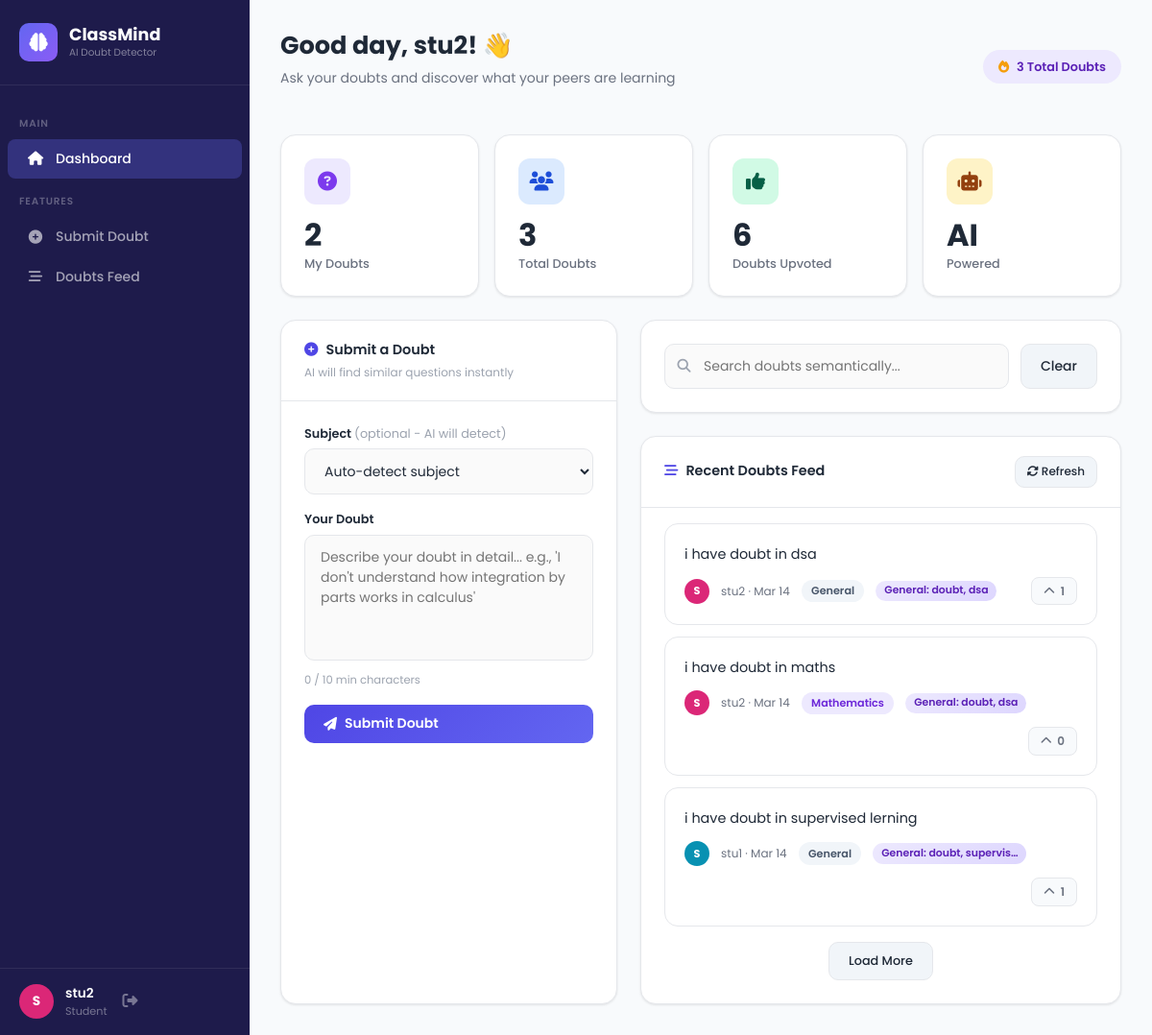
The app's page /student/ (signed in) with its own data.
### core/models.py (models this page shows, shortened)
class User(AbstractUser):
    ROLE_CHOICES = [('student', 'Student'), ('teacher', 'Teacher')]
    role = models.CharField(max_length=10, choices=ROLE_CHOICES, default='student')
    avatar_color = models.CharField(max_length=7, default='#4F46E5')
    def is_student(self):
        return self.role == 'student'

class Doubt(models.Model):
    text = models.TextField()
    student = models.ForeignKey(User, on_delete=models.CASCADE, related_name='doubts')
    timestamp = models.DateTimeField(auto_now_add=True)
    cluster_id = models.IntegerField(null=True, blank=True)
    cluster_label = models.CharField(max_length=200, blank=True)
    subject = models.CharField(max_length=100, blank=True)
    upvotes = models.IntegerField(default=0)
    class Meta:
        ordering = ['-timestamp']

### core/views.py (the view)
# urls.py: path('student/', views.student_dashboard, name='student_dashboard'),
@login_required
def student_dashboard(request):
    if not request.user.is_student():
        return redirect('teacher_dashboard')
    doubts = Doubt.objects.select_related('student').all()
    my_doubts = doubts.filter(student=request.user)
    recent_doubts = doubts[:10]
    voted_ids = list(Vote.objects.filter(
        student=request.user
    ).values_list('doubt_id', flat=True))
    context = {
        'my_doubts': my_doubts,
        'recent_doubts': recent_doubts,
        'total_doubts': doubts.count(),
        'my_count': my_doubts.count(),
        'voted_ids': json.dumps(voted_ids),
    }
    return render(request, 'core/student_dashboard.html', context)

### templates/core/student_dashboard.html (shortened to what this page needs)
{% extends 'core/base.html' %}
{% block nav_student %}active{% endblock %}
{% block content %}
<div class="page-header">
    <div style="display:flex;align-items:center;justify-content:space-between;flex-wrap:wrap;gap:1rem">
        <div>
            <h1 class="page-title">Good day, {{ user.username }}! 👋</h1>
            <p class="page-subtitle">Ask your doubts and discover what your peers are learning</p>
        </div>
        <div style="display:flex;align-items:center;gap:0.75rem">
            <div style="background:#ede9fe;color:#5b21b6;padding:0.5rem 1rem;border-radius:20px;font-size:0.8rem;font-weight:600">
                <i class="fas fa-fire" style="color:#f59e0b;margin-right:0.3rem"></i>
                {{ total_doubts }} Total Doubts
            </div>
        </div>
    </div>
</div>
<div class="row g-3 mb-4">
    <div class="col-6 col-md-3">
        <div class="stat-card">
            <div class="stat-icon" style="background:#ede9fe"><i class="fas fa-question-circle" style="color:#7c3aed"></i></div>
            <div class="stat-number">{{ my_count }}</div>
            <div class="stat-label">My Doubts</div>
        </div>
    </div>
    <div class="col-6 col-md-3">
        <div class="stat-card">
            <div class="stat-icon" style="background:#dbeafe"><i class="fas fa-users" style="color:#1d4ed8"></i></div>
            <div class="stat-number">{{ total_doubts }}</div>
            <div class="stat-label">Total Doubts</div>
        </div>
    </div>
    <div class="col-6 col-md-3">
        <div class="stat-card">
            <div class="stat-icon" style="background:#d1fae5"><i class="fas fa-thumbs-up" style="color:#065f46"></i></div>
            <div class="stat-number" id="myVoteCount">{{ voted_ids|length }}</div>
            <div class="stat-label">Doubts Upvoted</div>
        </div>
    </div>
    <div class="col-6 col-md-3">
        <div class="stat-card">
            <div class="stat-icon" style="background:#fef3c7"><i class="fas fa-robot" style="color:#92400e"></i></div>
            <div class="stat-number">AI</div>
            <div class="stat-label">Powered</div>
        </div>
    </div>
</div>
<div class="row g-4">
    <div class="col-lg-5" id="submit-section">
        <div class="card h-100">
            <div class="card-header-custom">
                <div>
                    <div class="card-title-sm"><i class="fas fa-plus-circle" style="color:#4f46e5;margin-right:0.5rem"></i>Submit a Doubt</div>
                    <div style="font-size:0.75rem;color:#9ca3af;margin-top:0.2rem">AI will find similar questions instantly</div>
                </div>
            </div>
            <div class="card-body-custom">
                <div class="form-group mb-3">
                    <label class="form-label">Subject <span style="color:#9ca3af;font-weight:400">(optional - AI will detect)</span></label>
                    <select class="form-input" id="subjectSelect" style="padding-left:1rem">
                        <option value="">Auto-detect subject</option>
                    </select>
                </div>
                <div class="form-group mb-3">
                    <label class="form-label">Your Doubt</label>
                    <textarea class="form-input" id="doubtText" rows="5" placeholder="Describe your doubt in detail... e.g., 'I don't understand how integration by parts works in calculus'"></textarea>
                    <div style="font-size:0.72rem;color:#9ca3af;margin-top:0.35rem" id="charCount">0 / 10 min characters</div>
                </div>
                <button class="btn-primary-custom w-100" id="submitBtn" onclick="submitDoubt()">
                    <i class="fas fa-paper-plane"></i> Submit Doubt
                </button>
            </div>
        </div>
    </div>
    <div class="col-lg-7" id="feed-section">
        <div class="card mb-4">
            <div class="card-body-custom">
                <div style="display:flex;gap:0.75rem">
                    <div style="position:relative;flex:1">
                        <i class="fas fa-search" style="position:absolute;left:0.85rem;top:50%;transform:translateY(-50%);color:#9ca3af;font-size:0.875rem"></i>
                        <input type="text" id="searchInput" class="form-input" placeholder="Search doubts semantically..." style="padding-left:2.5rem" oninput="debounceSearch()">
                    </div>
                    <button class="btn-secondary-custom" onclick="clearSearch()">Clear</button>
                </div>
            </div>
        </div>
        <div class="card">
            <div class="card-header-custom">
                <div class="card-title-sm"><i class="fas fa-stream" style="color:#4f46e5;margin-right:0.5rem"></i>Recent Doubts Feed</div>
                <button class="btn-secondary-custom" onclick="loadFeed(1)" style="font-size:0.75rem;padding:0.4rem 0.75rem">
                    <i class="fas fa-sync-alt"></i> Refresh
                </button>
            </div>
            <div class="card-body-custom" style="padding-top:1rem">
                <div id="feedContainer">
                    {% for doubt in recent_doubts %}
                    <div class="doubt-card" id="doubt-{{ doubt.id }}">
                        <div class="doubt-text">{{ doubt.text }}</div>
                        <div class="doubt-meta">
                            <div style="width:26px;height:26px;border-radius:50%;background:{{ doubt.student.avatar_color }};display:flex;align-items:center;justify-content:center;color:white;font-size:0.7rem;font-weight:700">{{ doubt.student.username|first|upper }}</div>
                            <div class="doubt-author">{{ doubt.student.username }} · {{ doubt.timestamp|date:"M d" }}</div>
                            <span class="subject-badge {% if doubt.subject == 'Mathematics' %}badge-math{% elif doubt.subject == 'Physics' %}badge-physics{% elif doubt.subject == 'Chemistry' %}badge-chemistry{% elif doubt.subject == 'Computer Science' %}badge-cs{% elif doubt.subject == 'Biology' %}badge-biology{% else %}badge-general{% endif %}">
                                {{ doubt.subject|default:"General" }}
                            </span>
                            {% if doubt.cluster_label %}<span class="cluster-badge">{{ doubt.cluster_label|truncatechars:25 }}</span>{% endif %}
                            <button class="upvote-btn {% if doubt.id in voted_ids %}voted{% endif %}" onclick="upvote({{ doubt.id }}, this)" id="upvote-{{ doubt.id }}">
                                <i class="fas fa-chevron-up"></i> <span class="upvote-count">{{ doubt.upvotes }}</span>
                            </button>
                        </div>
                    </div>
                    {% empty %}
                    <div style="text-align:center;padding:2rem;color:#9ca3af">
                        <i class="fas fa-inbox" style="font-size:2rem;margin-bottom:0.75rem;display:block;opacity:0.4"></i>
                        No doubts yet. Be the first to ask!
                    </div>
                    {% endfor %}
                </div>
                <div id="loadMoreBtn" style="text-align:center;margin-top:1rem">
                    <button class="btn-secondary-custom" onclick="loadMoreFeed()" id="loadMore" style="font-size:0.8rem">
                        Load More
                    </button>
                </div>
            </div>
        </div>
    </div>
</div>
{% endblock %}

### templates/core/base.html (shortened to what this page needs)
<!DOCTYPE html>
<html lang="en">
<head>
    {% load static %}
    <link href="https://cdnjs.cloudflare.com/ajax/libs/bootstrap/5.3.0/css/bootstrap.min.css" rel="stylesheet">
    <link href="https://cdnjs.cloudflare.com/ajax/libs/font-awesome/6.4.0/css/all.min.css" rel="stylesheet">
</head>
<body>
    {% if user.is_authenticated %}
    <aside class="sidebar" id="sidebar">
        <div class="sidebar-brand">
            <a href="{% url 'dashboard' %}" class="brand-logo">
                <div class="brand-icon"><i class="fas fa-brain"></i></div>
                <div>
                    <div class="brand-text">ClassMind</div>
                    <div class="brand-sub">AI Doubt Detector</div>
                </div>
            </a>
        </div>
        <nav class="sidebar-nav">
            <div class="nav-section-label">Main</div>
            {% if user.is_student %}
            <a href="{% url 'student_dashboard' %}" class="nav-link-item {% block nav_student %}{% endblock %}">
                <i class="fas fa-home"></i> Dashboard
            </a>
            {% else %}
            <a href="{% url 'teacher_dashboard' %}" class="nav-link-item {% block nav_teacher %}{% endblock %}">
                <i class="fas fa-chart-line"></i> Analytics
            </a>
            {% endif %}
            <div class="nav-section-label">Features</div>
            {% if user.is_student %}
            <a href="#submit-section" class="nav-link-item" onclick="scrollToSection('submit-section')">
                <i class="fas fa-plus-circle"></i> Submit Doubt
            </a>
            <a href="#feed-section" class="nav-link-item" onclick="scrollToSection('feed-section')">
                <i class="fas fa-stream"></i> Doubts Feed
            </a>
            {% endif %}
        </nav>
        <div class="sidebar-footer">
            <div class="user-card">
                <div class="avatar" style="background: {{ user.avatar_color }}">
                    {{ user.username|first|upper }}
                </div>
                <div class="user-info">
                    <div class="user-name">{{ user.username }}</div>
                    <div class="user-role">{{ user.role }}</div>
                </div>
                <form method="POST" action="{% url 'logout' %}">
                    <button type="submit" class="logout-btn" title="Logout">
                        <i class="fas fa-sign-out-alt"></i>
                    </button>
                </form>
            </div>
        </div>
    </aside>
    {% endif %}
    <main class="main-content">
        {% block content %}{% endblock %}
    </main>
</body>
</html>

### records on screen
User: username|first "S", username "stu2", role "Student"
Doubt: text "i have doubt in dsa", student.username|first "S", student.username "stu2", timestamp "Mar 14", subject "General", cluster_label "General: doubt, dsa", upvotes "1"
Doubt: text "i have doubt in maths", student.username|first "S", student.username "stu2", timestamp "Mar 14", subject "Mathematics", cluster_label "General: doubt, dsa", upvotes "0"
Doubt: text "i have doubt in supervised lerning", student.username|first "S", student.username "stu1", timestamp "Mar 14", subject "General", cluster_label "General: doubt, supervis…", upvotes "1"

### other values on screen
{{ total_doubts }} "3"
{{ my_count }} "2"
{{ voted_ids|length }} "6"
